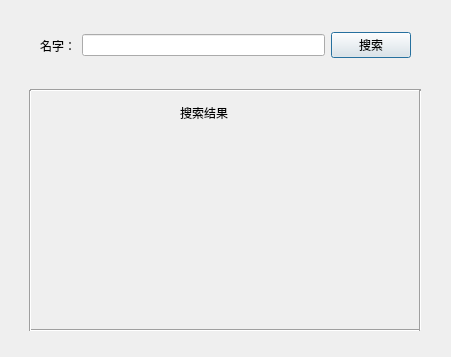
<?xml version="1.0" encoding="UTF-8"?>
<ui version="4.0">
 <class>FindDlg</class>
 <widget class="QDialog" name="FindDlg">
  <property name="geometry">
   <rect>
    <x>0</x>
    <y>0</y>
    <width>451</width>
    <height>357</height>
   </rect>
  </property>
  <property name="windowTitle">
   <string>Dialog</string>
  </property>
  <widget class="QWidget" name="horizontalLayoutWidget">
   <property name="geometry">
    <rect>
     <x>40</x>
     <y>20</y>
     <width>371</width>
     <height>51</height>
    </rect>
   </property>
   <layout class="QHBoxLayout" name="horizontalLayout">
    <item>
     <widget class="QLabel" name="label">
      <property name="text">
       <string>名字：</string>
      </property>
     </widget>
    </item>
    <item>
     <widget class="QLineEdit" name="namelineEdit">
      <property name="maxLength">
       <number>30</number>
      </property>
     </widget>
    </item>
    <item>
     <widget class="QPushButton" name="findBtn">
      <property name="text">
       <string>搜索</string>
      </property>
     </widget>
    </item>
   </layout>
  </widget>
  <widget class="Line" name="line">
   <property name="geometry">
    <rect>
     <x>30</x>
     <y>80</y>
     <width>391</width>
     <height>20</height>
    </rect>
   </property>
   <property name="styleSheet">
    <string notr="true">font: 12pt &quot;Agency FB&quot;;</string>
   </property>
   <property name="orientation">
    <enum>Qt::Horizontal</enum>
   </property>
  </widget>
  <widget class="Line" name="line_2">
   <property name="geometry">
    <rect>
     <x>30</x>
     <y>320</y>
     <width>391</width>
     <height>20</height>
    </rect>
   </property>
   <property name="styleSheet">
    <string notr="true">font: 12pt &quot;Agency FB&quot;;</string>
   </property>
   <property name="orientation">
    <enum>Qt::Horizontal</enum>
   </property>
  </widget>
  <widget class="Line" name="line_3">
   <property name="geometry">
    <rect>
     <x>20</x>
     <y>90</y>
     <width>20</width>
     <height>241</height>
    </rect>
   </property>
   <property name="orientation">
    <enum>Qt::Vertical</enum>
   </property>
  </widget>
  <widget class="Line" name="line_4">
   <property name="geometry">
    <rect>
     <x>410</x>
     <y>90</y>
     <width>20</width>
     <height>241</height>
    </rect>
   </property>
   <property name="orientation">
    <enum>Qt::Vertical</enum>
   </property>
  </widget>
  <widget class="QWidget" name="verticalLayoutWidget">
   <property name="geometry">
    <rect>
     <x>60</x>
     <y>130</y>
     <width>91</width>
     <height>191</height>
    </rect>
   </property>
   <layout class="QVBoxLayout" name="verticalLayout">
    <item>
     <widget class="QLabel" name="namelb">
      <property name="styleSheet">
       <string notr="true">font: 10pt &quot;宋体&quot;;</string>
      </property>
      <property name="text">
       <string/>
      </property>
     </widget>
    </item>
    <item>
     <widget class="QLabel" name="infolb">
      <property name="styleSheet">
       <string notr="true">font: 10pt &quot;宋体&quot;;</string>
      </property>
      <property name="text">
       <string/>
      </property>
     </widget>
    </item>
    <item>
     <widget class="QLabel" name="birthlb">
      <property name="styleSheet">
       <string notr="true">font: 10pt &quot;宋体&quot;;</string>
      </property>
      <property name="text">
       <string/>
      </property>
     </widget>
    </item>
    <item>
     <widget class="QLabel" name="calllb">
      <property name="styleSheet">
       <string notr="true">font: 10pt &quot;宋体&quot;;</string>
      </property>
      <property name="text">
       <string/>
      </property>
     </widget>
    </item>
    <item>
     <widget class="QLabel" name="emaillb">
      <property name="styleSheet">
       <string notr="true">font: 10pt &quot;宋体&quot;;</string>
      </property>
      <property name="text">
       <string/>
      </property>
     </widget>
    </item>
   </layout>
  </widget>
  <widget class="QLabel" name="label_2">
   <property name="geometry">
    <rect>
     <x>180</x>
     <y>100</y>
     <width>91</width>
     <height>26</height>
    </rect>
   </property>
   <property name="styleSheet">
    <string notr="true">font: 13pt &quot;张海山锐线体简&quot;;</string>
   </property>
   <property name="text">
    <string>搜索结果</string>
   </property>
  </widget>
  <widget class="QWidget" name="verticalLayoutWidget_2">
   <property name="geometry">
    <rect>
     <x>150</x>
     <y>130</y>
     <width>241</width>
     <height>191</height>
    </rect>
   </property>
   <layout class="QVBoxLayout" name="verticalLayout_2">
    <item>
     <widget class="QLabel" name="namelb_2">
      <property name="styleSheet">
       <string notr="true">font: 10pt &quot;宋体&quot;;</string>
      </property>
      <property name="text">
       <string/>
      </property>
     </widget>
    </item>
    <item>
     <widget class="QLabel" name="infolb_2">
      <property name="styleSheet">
       <string notr="true">font: 10pt &quot;宋体&quot;;</string>
      </property>
      <property name="text">
       <string/>
      </property>
     </widget>
    </item>
    <item>
     <widget class="QLabel" name="birthlb_2">
      <property name="styleSheet">
       <string notr="true">font: 10pt &quot;宋体&quot;;</string>
      </property>
      <property name="text">
       <string/>
      </property>
     </widget>
    </item>
    <item>
     <widget class="QLabel" name="calllb_2">
      <property name="styleSheet">
       <string notr="true">font: 10pt &quot;宋体&quot;;</string>
      </property>
      <property name="text">
       <string/>
      </property>
     </widget>
    </item>
    <item>
     <widget class="QLabel" name="emaillb_2">
      <property name="styleSheet">
       <string notr="true">font: 10pt &quot;宋体&quot;;</string>
      </property>
      <property name="text">
       <string/>
      </property>
     </widget>
    </item>
   </layout>
  </widget>
 </widget>
 <resources/>
 <connections/>
</ui>
